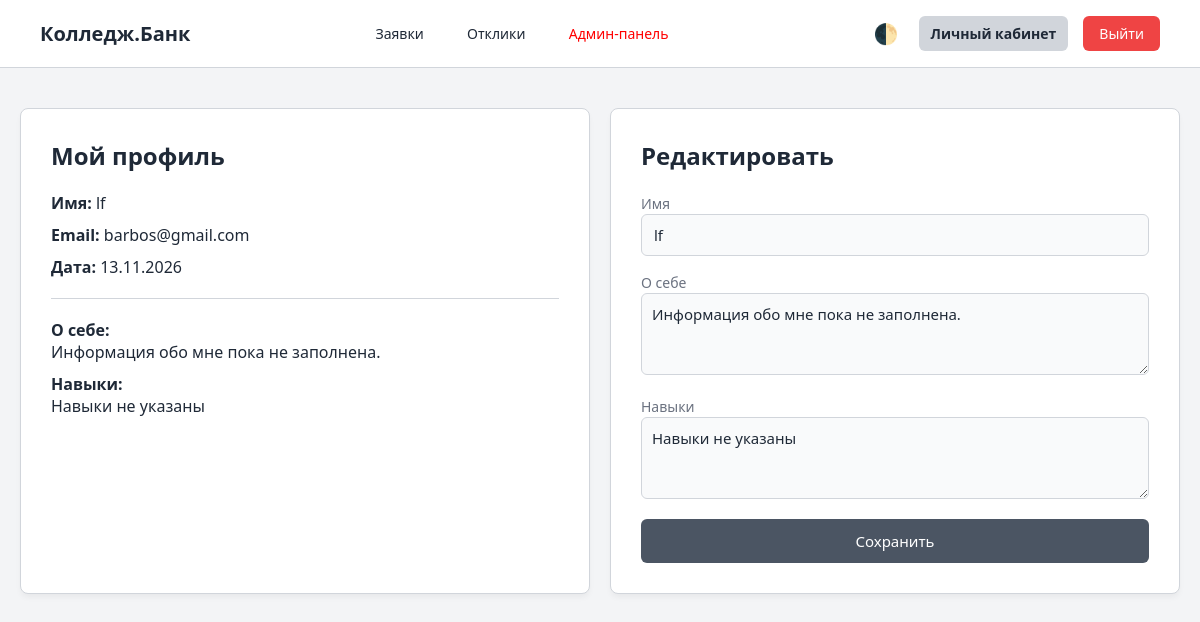
The app's page /profile.php (signed in) with its own data.
### tables this page shows
CREATE TABLE users (
    id INTEGER PRIMARY KEY AUTOINCREMENT,
    name TEXT NOT NULL,
    email TEXT UNIQUE NOT NULL,
    password_hash TEXT NOT NULL,
    role TEXT DEFAULT 'user',
    bio TEXT DEFAULT 'Информация обо мне пока не заполнена.',
    skills TEXT DEFAULT 'Навыки не указаны',
    created_at DATETIME DEFAULT CURRENT_TIMESTAMP
);

### public/profile.php (the view, shortened to what this page needs)
<?php
require '../db.php';
$userId = (int)$_SESSION['user_id'];
$isAdmin = (($_SESSION['role'] ?? '') === 'admin');
$stmt = $db->prepare("SELECT * FROM users WHERE id = ?");
$stmt->execute([$userId]);
$user = $stmt->fetch(PDO::FETCH_ASSOC);
?>
<!DOCTYPE html>
<html lang="ru">
<head>
    <link rel="stylesheet" href="style.css">
</head>
<body>
    <div class="top-bar">
        <div><strong>Колледж.Банк</strong></div>
        <div>
            <a href="index.php" class="nav-link">Заявки</a>
            <a href="requests.php" class="nav-link">Отклики</a>
            <?php if ($isAdmin): ?><a href="admin.php" class="nav-link" style="color: red;">Админ-панель</a><?php endif; ?>
        </div>
        <div style="display: flex; align-items: center;">
            <button class="theme-toggle" onclick="toggleTheme()" title="Сменить тему">🌓</button>
            <a href="profile.php" class="nav-link active" style="margin-right: 15px;">Личный кабинет</a>
            <a href="logout.php" class="logout-btn">Выйти</a>
        </div>
    </div>
    <div class="dashboard-container">
        <div style="display: grid; grid-template-columns: 1fr 1fr; gap: 20px;">
            <div class="content-box" style="text-align: left;">
                <h2 style="margin-bottom: 20px;">Мой профиль</h2>
                <p style="margin-bottom: 10px;"><strong>Имя:</strong> <?= htmlspecialchars($user['name']) ?></p>
                <p style="margin-bottom: 10px;"><strong>Email:</strong> <?= htmlspecialchars($user['email']) ?></p>
                <p style="margin-bottom: 10px;"><strong>Дата:</strong> <?= date('d.m.Y', strtotime($user['created_at'])) ?></p>
                <hr style="margin: 20px 0; border: none; border-top: 1px solid var(--border);">
                <p style="margin-bottom: 10px;"><strong>О себе:</strong><br><?= nl2br(htmlspecialchars($user['bio'])) ?></p>
                <p style="margin-bottom: 20px;"><strong>Навыки:</strong><br><?= nl2br(htmlspecialchars($user['skills'])) ?></p>
            </div>
            <div class="content-box" style="text-align: left;">
                <h2 style="margin-bottom: 20px;">Редактировать</h2>
                <form method="POST" action="">
                    <label style="font-size: 14px; color: var(--text-muted);">Имя</label>
                    <input type="text" name="name" value="<?= htmlspecialchars($user['name']) ?>" required>
                    <label style="font-size: 14px; color: var(--text-muted);">О себе</label>
                    <textarea name="bio" rows="3" style="width:100%; padding:10px; margin-bottom:15px; border-radius:6px;"><?= htmlspecialchars($user['bio']) ?></textarea>
                    <label style="font-size: 14px; color: var(--text-muted);">Навыки</label>
                    <textarea name="skills" rows="3" style="width:100%; padding:10px; margin-bottom:15px; border-radius:6px;"><?= htmlspecialchars($user['skills']) ?></textarea>
                    <button type="submit">Сохранить</button>
                </form>
            </div>
        </div>
    </div>
</body>
</html>

### public/style.css (style rules this page uses)
:root { --bg: #f3f4f6; --card: #ffffff; --accent: #4b5563; --accent-hover: #374151; --text: #1f2937; --text-muted: #6b7280; --border: #d1d5db; --input-bg: #f9fafb; }
* { box-sizing: border-box; margin: 0; padding: 0; font-family: 'Segoe UI', system-ui, sans-serif; }
body { background-color: var(--bg); color: var(--text); display: flex; flex-direction: column; min-height: 100vh; width: 100%; transition: background-color 0.3s, color 0.3s; }
.top-bar { display: flex; justify-content: space-between; align-items: center; background-color: var(--card); padding: 15px 40px; border-bottom: 1px solid var(--border); width: 100%; transition: background-color 0.3s, border-color 0.3s; }
.top-bar strong { font-size: 20px; color: var(--text); }
.dashboard-container { width: 100%; max-width: 1200px; margin: 0 auto; padding: 40px 20px; flex-grow: 1; }
h1, h2 { margin-bottom: 20px; font-weight: 600; color: var(--text); }
input, textarea, select { width: 100%; padding: 10px 12px; margin-bottom: 15px; background-color: var(--input-bg); border: 1px solid var(--border); border-radius: 6px; color: var(--text); font-size: 15px; outline: none; transition: 0.3s; }
button { width: 100%; padding: 12px; background-color: var(--accent); color: white; border: none; border-radius: 6px; font-size: 15px; font-weight: 500; cursor: pointer; transition: background-color 0.2s; }
a { color: var(--accent); text-decoration: none; font-size: 14px; display: inline-block; margin-top: 15px; }
.content-box { background-color: var(--card); padding: 30px; border-radius: 8px; border: 1px solid var(--border); box-shadow: 0 4px 6px -1px rgba(0, 0, 0, 0.05); transition: background-color 0.3s, border-color 0.3s; }
.logout-btn { padding: 8px 16px; background-color: #ef4444; color: white !important; border-radius: 6px; text-decoration: none !important; font-size: 14px; margin: 0; transition: background 0.2s; }
.nav-link { color: var(--text); text-decoration: none; margin-right: 15px; padding: 8px 12px; border-radius: 6px; transition: 0.2s; margin-top: 0; }
.nav-link.active { font-weight: bold; background-color: var(--border); }
.theme-toggle { background: none; border: none; cursor: pointer; font-size: 20px; margin-right: 15px; width: auto; padding: 5px; color: var(--text); }

### records on screen
users: name "lf", email "barbos@gmail.com", created_at "13.11.2026", bio "Информация обо мне пока не заполнена.", skills "Навыки не указаны"
